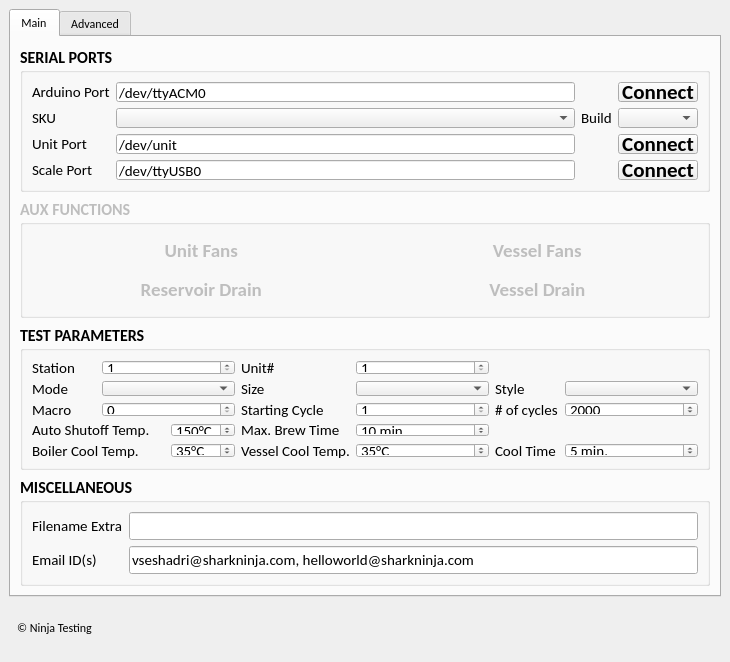
<?xml version="1.0" encoding="UTF-8"?>
<ui version="4.0">
 <author>Vikram Seshadri</author>
 <class>MainWindow</class>
 <widget class="QMainWindow" name="MainWindow">
  <property name="geometry">
   <rect>
    <x>0</x>
    <y>0</y>
    <width>730</width>
    <height>662</height>
   </rect>
  </property>
  <property name="minimumSize">
   <size>
    <width>461</width>
    <height>479</height>
   </size>
  </property>
  <property name="font">
   <font>
    <family>Calibri</family>
   </font>
  </property>
  <property name="windowTitle">
   <string>Coffee Life Test</string>
  </property>
  <property name="styleSheet">
   <string notr="true"/>
  </property>
  <property name="toolButtonStyle">
   <enum>Qt::ToolButtonIconOnly</enum>
  </property>
  <widget class="QWidget" name="centralwidget">
   <layout class="QGridLayout" name="gridLayout_5">
    <item row="0" column="0" colspan="3">
     <widget class="QTabWidget" name="TB_Main">
      <property name="currentIndex">
       <number>0</number>
      </property>
      <widget class="QWidget" name="tab">
       <attribute name="title">
        <string>Main</string>
       </attribute>
       <layout class="QGridLayout" name="gridLayout_6">
        <item row="0" column="0">
         <widget class="QGroupBox" name="GB_Serial">
          <property name="font">
           <font>
            <family>Calibri</family>
            <pointsize>12</pointsize>
            <weight>75</weight>
            <bold>true</bold>
           </font>
          </property>
          <property name="title">
           <string>SERIAL PORTS</string>
          </property>
          <layout class="QGridLayout" name="gridLayout">
           <item row="0" column="0">
            <widget class="QLabel" name="LB_ArduinoPort">
             <property name="font">
              <font>
               <family>Calibri</family>
               <pointsize>11</pointsize>
               <weight>50</weight>
               <italic>false</italic>
               <bold>false</bold>
              </font>
             </property>
             <property name="text">
              <string>Arduino Port</string>
             </property>
            </widget>
           </item>
           <item row="0" column="1">
            <widget class="QLineEdit" name="LE_Arduino_Port">
             <property name="font">
              <font>
               <family>Calibri</family>
               <pointsize>11</pointsize>
               <weight>50</weight>
               <bold>false</bold>
              </font>
             </property>
             <property name="text">
              <string>/dev/ttyACM0</string>
             </property>
            </widget>
           </item>
           <item row="0" column="3">
            <widget class="QPushButton" name="PB_Arduino_Connect">
             <property name="font">
              <font>
               <pointsize>16</pointsize>
              </font>
             </property>
             <property name="styleSheet">
              <string notr="true"/>
             </property>
             <property name="text">
              <string>Connect</string>
             </property>
             <property name="icon">
              <iconset>
               <normaloff>icon/connect.png</normaloff>
               <normalon>icon/disconnect.png</normalon>
               <selectedoff>icon/connect.png</selectedoff>
               <selectedon>icon/disconnect.png</selectedon>icon/connect.png</iconset>
             </property>
             <property name="iconSize">
              <size>
               <width>30</width>
               <height>25</height>
              </size>
             </property>
             <property name="shortcut">
              <string notr="true"/>
             </property>
             <property name="checkable">
              <bool>true</bool>
             </property>
             <property name="checked">
              <bool>false</bool>
             </property>
             <property name="flat">
              <bool>false</bool>
             </property>
            </widget>
           </item>
           <item row="1" column="0">
            <widget class="QLabel" name="LB_SKU">
             <property name="font">
              <font>
               <pointsize>11</pointsize>
               <weight>50</weight>
               <italic>false</italic>
               <bold>false</bold>
              </font>
             </property>
             <property name="text">
              <string>SKU</string>
             </property>
            </widget>
           </item>
           <item row="1" column="1">
            <widget class="QComboBox" name="CB_SKU">
             <property name="font">
              <font>
               <family>Calibri</family>
               <pointsize>12</pointsize>
               <weight>50</weight>
               <bold>false</bold>
              </font>
             </property>
            </widget>
           </item>
           <item row="1" column="2">
            <widget class="QLabel" name="LB_Build">
             <property name="font">
              <font>
               <pointsize>11</pointsize>
               <weight>50</weight>
               <italic>false</italic>
               <bold>false</bold>
              </font>
             </property>
             <property name="text">
              <string>Build</string>
             </property>
            </widget>
           </item>
           <item row="1" column="3">
            <widget class="QComboBox" name="CB_Build">
             <property name="font">
              <font>
               <family>Calibri</family>
               <pointsize>12</pointsize>
               <weight>50</weight>
               <bold>false</bold>
              </font>
             </property>
            </widget>
           </item>
           <item row="2" column="0">
            <widget class="QLabel" name="LB_UnitPort">
             <property name="font">
              <font>
               <family>Calibri</family>
               <pointsize>11</pointsize>
               <weight>50</weight>
               <italic>false</italic>
               <bold>false</bold>
              </font>
             </property>
             <property name="text">
              <string>Unit Port</string>
             </property>
            </widget>
           </item>
           <item row="2" column="1">
            <widget class="QLineEdit" name="LE_Unit_Port">
             <property name="font">
              <font>
               <pointsize>11</pointsize>
               <weight>50</weight>
               <bold>false</bold>
              </font>
             </property>
             <property name="text">
              <string>/dev/unit</string>
             </property>
            </widget>
           </item>
           <item row="2" column="3">
            <widget class="QPushButton" name="PB_Unit_Connect">
             <property name="font">
              <font>
               <pointsize>16</pointsize>
              </font>
             </property>
             <property name="text">
              <string>Connect</string>
             </property>
             <property name="icon">
              <iconset>
               <normaloff>icon/connect.png</normaloff>
               <normalon>icon/disconnect.png</normalon>
               <selectedoff>icon/connect.png</selectedoff>
               <selectedon>icon/disconnect.png</selectedon>icon/connect.png</iconset>
             </property>
             <property name="iconSize">
              <size>
               <width>30</width>
               <height>25</height>
              </size>
             </property>
             <property name="checkable">
              <bool>true</bool>
             </property>
            </widget>
           </item>
           <item row="3" column="0">
            <widget class="QLabel" name="LB_ScalePort">
             <property name="font">
              <font>
               <family>Calibri</family>
               <pointsize>11</pointsize>
               <weight>50</weight>
               <italic>false</italic>
               <bold>false</bold>
              </font>
             </property>
             <property name="text">
              <string>Scale Port</string>
             </property>
            </widget>
           </item>
           <item row="3" column="1">
            <widget class="QLineEdit" name="LE_Scale_Port">
             <property name="font">
              <font>
               <pointsize>11</pointsize>
               <weight>50</weight>
               <bold>false</bold>
              </font>
             </property>
             <property name="text">
              <string>/dev/ttyUSB0</string>
             </property>
            </widget>
           </item>
           <item row="3" column="3">
            <widget class="QPushButton" name="PB_Scale_Connect">
             <property name="font">
              <font>
               <pointsize>16</pointsize>
              </font>
             </property>
             <property name="text">
              <string>Connect</string>
             </property>
             <property name="icon">
              <iconset>
               <normaloff>icon/connect.png</normaloff>
               <normalon>icon/disconnect.png</normalon>
               <selectedoff>icon/connect.png</selectedoff>
               <selectedon>icon/disconnect.png</selectedon>icon/connect.png</iconset>
             </property>
             <property name="iconSize">
              <size>
               <width>30</width>
               <height>25</height>
              </size>
             </property>
             <property name="checkable">
              <bool>true</bool>
             </property>
            </widget>
           </item>
          </layout>
         </widget>
        </item>
        <item row="1" column="0">
         <widget class="QGroupBox" name="GB_Aux">
          <property name="enabled">
           <bool>false</bool>
          </property>
          <property name="font">
           <font>
            <family>Calibri</family>
            <pointsize>12</pointsize>
            <weight>75</weight>
            <bold>true</bold>
           </font>
          </property>
          <property name="styleSheet">
           <string notr="true"/>
          </property>
          <property name="title">
           <string>AUX FUNCTIONS</string>
          </property>
          <layout class="QGridLayout" name="gridLayout_2">
           <item row="1" column="0">
            <widget class="QPushButton" name="PB_UnitFans">
             <property name="minimumSize">
              <size>
               <width>0</width>
               <height>0</height>
              </size>
             </property>
             <property name="font">
              <font>
               <family>Calibri</family>
               <pointsize>14</pointsize>
               <weight>75</weight>
               <bold>true</bold>
              </font>
             </property>
             <property name="cursor">
              <cursorShape>PointingHandCursor</cursorShape>
             </property>
             <property name="styleSheet">
              <string notr="true"/>
             </property>
             <property name="text">
              <string>  Unit Fans</string>
             </property>
             <property name="icon">
              <iconset>
               <normaloff>icon/switch-off.png</normaloff>
               <normalon>icon/switch-on.png</normalon>
               <selectedoff>icon/switch-off.png</selectedoff>
               <selectedon>icon/switch-on.png</selectedon>icon/switch-off.png</iconset>
             </property>
             <property name="iconSize">
              <size>
               <width>50</width>
               <height>50</height>
              </size>
             </property>
             <property name="checkable">
              <bool>true</bool>
             </property>
             <property name="checked">
              <bool>false</bool>
             </property>
             <property name="flat">
              <bool>true</bool>
             </property>
            </widget>
           </item>
           <item row="1" column="1">
            <widget class="QPushButton" name="PB_VesselFans">
             <property name="font">
              <font>
               <family>Calibri</family>
               <pointsize>14</pointsize>
               <weight>75</weight>
               <bold>true</bold>
              </font>
             </property>
             <property name="cursor">
              <cursorShape>PointingHandCursor</cursorShape>
             </property>
             <property name="styleSheet">
              <string notr="true"/>
             </property>
             <property name="text">
              <string>  Vessel Fans</string>
             </property>
             <property name="icon">
              <iconset>
               <normaloff>icon/switch-off.png</normaloff>
               <normalon>icon/switch-on.png</normalon>
               <selectedoff>icon/switch-off.png</selectedoff>
               <selectedon>icon/switch-on.png</selectedon>icon/switch-off.png</iconset>
             </property>
             <property name="iconSize">
              <size>
               <width>50</width>
               <height>50</height>
              </size>
             </property>
             <property name="checkable">
              <bool>true</bool>
             </property>
             <property name="checked">
              <bool>false</bool>
             </property>
             <property name="default">
              <bool>false</bool>
             </property>
             <property name="flat">
              <bool>true</bool>
             </property>
            </widget>
           </item>
           <item row="3" column="1">
            <widget class="QPushButton" name="PB_VesselDrain">
             <property name="font">
              <font>
               <family>Calibri</family>
               <pointsize>14</pointsize>
               <weight>75</weight>
               <bold>true</bold>
              </font>
             </property>
             <property name="cursor">
              <cursorShape>PointingHandCursor</cursorShape>
             </property>
             <property name="styleSheet">
              <string notr="true"/>
             </property>
             <property name="text">
              <string>  Vessel Drain</string>
             </property>
             <property name="icon">
              <iconset>
               <normaloff>icon/switch-off.png</normaloff>
               <normalon>icon/switch-on.png</normalon>
               <selectedoff>icon/switch-off.png</selectedoff>
               <selectedon>icon/switch-on.png</selectedon>icon/switch-off.png</iconset>
             </property>
             <property name="iconSize">
              <size>
               <width>50</width>
               <height>50</height>
              </size>
             </property>
             <property name="checkable">
              <bool>true</bool>
             </property>
             <property name="flat">
              <bool>true</bool>
             </property>
            </widget>
           </item>
           <item row="3" column="0">
            <widget class="QPushButton" name="PB_ReservoirDrain">
             <property name="font">
              <font>
               <family>Calibri</family>
               <pointsize>14</pointsize>
               <weight>75</weight>
               <bold>true</bold>
              </font>
             </property>
             <property name="cursor">
              <cursorShape>PointingHandCursor</cursorShape>
             </property>
             <property name="styleSheet">
              <string notr="true"/>
             </property>
             <property name="text">
              <string>  Reservoir Drain</string>
             </property>
             <property name="icon">
              <iconset>
               <normaloff>icon/switch-off.png</normaloff>
               <normalon>icon/switch-on.png</normalon>
               <selectedoff>icon/switch-off.png</selectedoff>
               <selectedon>icon/switch-on.png</selectedon>icon/switch-off.png</iconset>
             </property>
             <property name="iconSize">
              <size>
               <width>50</width>
               <height>50</height>
              </size>
             </property>
             <property name="checkable">
              <bool>true</bool>
             </property>
             <property name="flat">
              <bool>true</bool>
             </property>
            </widget>
           </item>
          </layout>
         </widget>
        </item>
        <item row="2" column="0">
         <widget class="QGroupBox" name="GB_TestParam">
          <property name="enabled">
           <bool>true</bool>
          </property>
          <property name="font">
           <font>
            <family>Calibri</family>
            <pointsize>12</pointsize>
            <weight>75</weight>
            <bold>true</bold>
           </font>
          </property>
          <property name="title">
           <string>TEST PARAMETERS</string>
          </property>
          <layout class="QGridLayout" name="gridLayout_3">
           <item row="1" column="0">
            <widget class="QLabel" name="LB_Station">
             <property name="font">
              <font>
               <family>Calibri</family>
               <pointsize>11</pointsize>
               <weight>50</weight>
               <italic>false</italic>
               <bold>false</bold>
              </font>
             </property>
             <property name="text">
              <string>Station</string>
             </property>
            </widget>
           </item>
           <item row="1" column="1" colspan="2">
            <widget class="QDoubleSpinBox" name="DSB_Station">
             <property name="font">
              <font>
               <family>Calibri</family>
               <pointsize>11</pointsize>
               <weight>50</weight>
               <bold>false</bold>
              </font>
             </property>
             <property name="layoutDirection">
              <enum>Qt::LeftToRight</enum>
             </property>
             <property name="decimals">
              <number>0</number>
             </property>
             <property name="minimum">
              <double>1.000000000000000</double>
             </property>
            </widget>
           </item>
           <item row="2" column="0">
            <widget class="QLabel" name="LB_Mode">
             <property name="font">
              <font>
               <family>Calibri</family>
               <pointsize>11</pointsize>
               <weight>50</weight>
               <italic>false</italic>
               <bold>false</bold>
              </font>
             </property>
             <property name="text">
              <string>Mode</string>
             </property>
            </widget>
           </item>
           <item row="2" column="1" colspan="2">
            <widget class="QComboBox" name="CB_Mode">
             <property name="font">
              <font>
               <family>Calibri</family>
               <pointsize>11</pointsize>
               <weight>50</weight>
               <bold>false</bold>
              </font>
             </property>
             <property name="layoutDirection">
              <enum>Qt::LeftToRight</enum>
             </property>
             <property name="styleSheet">
              <string notr="true"/>
             </property>
            </widget>
           </item>
           <item row="1" column="3">
            <widget class="QLabel" name="LB_Unit">
             <property name="font">
              <font>
               <family>Calibri</family>
               <pointsize>11</pointsize>
               <weight>50</weight>
               <italic>false</italic>
               <bold>false</bold>
              </font>
             </property>
             <property name="text">
              <string>Unit#</string>
             </property>
            </widget>
           </item>
           <item row="2" column="3">
            <widget class="QLabel" name="LB_Size">
             <property name="font">
              <font>
               <family>Calibri</family>
               <pointsize>11</pointsize>
               <weight>50</weight>
               <italic>false</italic>
               <bold>false</bold>
              </font>
             </property>
             <property name="text">
              <string>Size</string>
             </property>
            </widget>
           </item>
           <item row="2" column="6">
            <widget class="QLabel" name="LB_Style">
             <property name="font">
              <font>
               <family>Calibri</family>
               <pointsize>11</pointsize>
               <weight>50</weight>
               <italic>false</italic>
               <bold>false</bold>
              </font>
             </property>
             <property name="text">
              <string>Style</string>
             </property>
            </widget>
           </item>
           <item row="3" column="0">
            <widget class="QLabel" name="LB_Macro">
             <property name="font">
              <font>
               <family>Calibri</family>
               <pointsize>11</pointsize>
               <weight>50</weight>
               <italic>false</italic>
               <bold>false</bold>
              </font>
             </property>
             <property name="text">
              <string>Macro</string>
             </property>
            </widget>
           </item>
           <item row="2" column="4" colspan="2">
            <widget class="QComboBox" name="CB_Size">
             <property name="font">
              <font>
               <family>Calibri</family>
               <pointsize>11</pointsize>
               <weight>50</weight>
               <bold>false</bold>
              </font>
             </property>
             <property name="layoutDirection">
              <enum>Qt::LeftToRight</enum>
             </property>
             <property name="styleSheet">
              <string notr="true"/>
             </property>
            </widget>
           </item>
           <item row="1" column="4" colspan="2">
            <widget class="QDoubleSpinBox" name="DSB_Unit">
             <property name="font">
              <font>
               <family>Calibri</family>
               <pointsize>11</pointsize>
               <weight>50</weight>
               <bold>false</bold>
              </font>
             </property>
             <property name="layoutDirection">
              <enum>Qt::LeftToRight</enum>
             </property>
             <property name="decimals">
              <number>0</number>
             </property>
             <property name="minimum">
              <double>1.000000000000000</double>
             </property>
            </widget>
           </item>
           <item row="4" column="0" colspan="2">
            <widget class="QLabel" name="LB_AutoshutoffTemp">
             <property name="font">
              <font>
               <family>Calibri</family>
               <pointsize>11</pointsize>
               <weight>50</weight>
               <italic>false</italic>
               <bold>false</bold>
              </font>
             </property>
             <property name="text">
              <string>Auto Shutoff Temp.</string>
             </property>
            </widget>
           </item>
           <item row="3" column="3">
            <widget class="QLabel" name="LB_StartCycle">
             <property name="font">
              <font>
               <family>Calibri</family>
               <pointsize>11</pointsize>
               <weight>50</weight>
               <italic>false</italic>
               <bold>false</bold>
              </font>
             </property>
             <property name="text">
              <string>Starting Cycle</string>
             </property>
             <property name="scaledContents">
              <bool>false</bool>
             </property>
             <property name="wordWrap">
              <bool>true</bool>
             </property>
             <property name="indent">
              <number>-1</number>
             </property>
            </widget>
           </item>
           <item row="3" column="4" colspan="2">
            <widget class="QDoubleSpinBox" name="DSB_StartCycle">
             <property name="font">
              <font>
               <family>Calibri</family>
               <pointsize>11</pointsize>
               <weight>50</weight>
               <italic>false</italic>
               <bold>false</bold>
              </font>
             </property>
             <property name="layoutDirection">
              <enum>Qt::LeftToRight</enum>
             </property>
             <property name="decimals">
              <number>0</number>
             </property>
             <property name="minimum">
              <double>1.000000000000000</double>
             </property>
             <property name="maximum">
              <double>9999.000000000000000</double>
             </property>
             <property name="value">
              <double>1.000000000000000</double>
             </property>
            </widget>
           </item>
           <item row="4" column="2">
            <widget class="QDoubleSpinBox" name="DSB_AutoshutoffTemp">
             <property name="font">
              <font>
               <family>Calibri</family>
               <pointsize>11</pointsize>
               <weight>50</weight>
               <bold>false</bold>
              </font>
             </property>
             <property name="layoutDirection">
              <enum>Qt::LeftToRight</enum>
             </property>
             <property name="suffix">
              <string>°C</string>
             </property>
             <property name="decimals">
              <number>0</number>
             </property>
             <property name="minimum">
              <double>50.000000000000000</double>
             </property>
             <property name="maximum">
              <double>300.000000000000000</double>
             </property>
             <property name="value">
              <double>150.000000000000000</double>
             </property>
            </widget>
           </item>
           <item row="4" column="4" colspan="2">
            <widget class="QDoubleSpinBox" name="DSB_MaxBrewTime">
             <property name="font">
              <font>
               <family>Calibri</family>
               <pointsize>11</pointsize>
               <weight>50</weight>
               <bold>false</bold>
              </font>
             </property>
             <property name="layoutDirection">
              <enum>Qt::LeftToRight</enum>
             </property>
             <property name="suffix">
              <string> min.</string>
             </property>
             <property name="decimals">
              <number>0</number>
             </property>
             <property name="minimum">
              <double>1.000000000000000</double>
             </property>
             <property name="maximum">
              <double>100.000000000000000</double>
             </property>
             <property name="value">
              <double>10.000000000000000</double>
             </property>
            </widget>
           </item>
           <item row="5" column="4" colspan="2">
            <widget class="QDoubleSpinBox" name="DSB_VesselTemp">
             <property name="font">
              <font>
               <family>Calibri</family>
               <pointsize>11</pointsize>
               <weight>50</weight>
               <bold>false</bold>
              </font>
             </property>
             <property name="layoutDirection">
              <enum>Qt::LeftToRight</enum>
             </property>
             <property name="suffix">
              <string>°C</string>
             </property>
             <property name="decimals">
              <number>0</number>
             </property>
             <property name="minimum">
              <double>20.000000000000000</double>
             </property>
             <property name="maximum">
              <double>300.000000000000000</double>
             </property>
             <property name="value">
              <double>35.000000000000000</double>
             </property>
            </widget>
           </item>
           <item row="5" column="3">
            <widget class="QLabel" name="LB_VesselTemp">
             <property name="font">
              <font>
               <family>Calibri</family>
               <pointsize>11</pointsize>
               <weight>50</weight>
               <italic>false</italic>
               <bold>false</bold>
              </font>
             </property>
             <property name="text">
              <string>Vessel Cool Temp.</string>
             </property>
             <property name="wordWrap">
              <bool>true</bool>
             </property>
            </widget>
           </item>
           <item row="5" column="6">
            <widget class="QLabel" name="LB_CoolTime">
             <property name="font">
              <font>
               <family>Calibri</family>
               <pointsize>11</pointsize>
               <weight>50</weight>
               <italic>false</italic>
               <bold>false</bold>
              </font>
             </property>
             <property name="text">
              <string>Cool Time</string>
             </property>
            </widget>
           </item>
           <item row="5" column="2">
            <widget class="QDoubleSpinBox" name="DSB_BoilerTemp">
             <property name="font">
              <font>
               <family>Calibri</family>
               <pointsize>11</pointsize>
               <weight>50</weight>
               <bold>false</bold>
              </font>
             </property>
             <property name="layoutDirection">
              <enum>Qt::LeftToRight</enum>
             </property>
             <property name="suffix">
              <string>°C</string>
             </property>
             <property name="decimals">
              <number>0</number>
             </property>
             <property name="minimum">
              <double>20.000000000000000</double>
             </property>
             <property name="maximum">
              <double>300.000000000000000</double>
             </property>
             <property name="value">
              <double>35.000000000000000</double>
             </property>
            </widget>
           </item>
           <item row="5" column="0" colspan="2">
            <widget class="QLabel" name="LB_BoilerTemp">
             <property name="font">
              <font>
               <family>Calibri</family>
               <pointsize>11</pointsize>
               <weight>50</weight>
               <italic>false</italic>
               <bold>false</bold>
              </font>
             </property>
             <property name="text">
              <string>Boiler Cool Temp.</string>
             </property>
             <property name="wordWrap">
              <bool>true</bool>
             </property>
            </widget>
           </item>
           <item row="3" column="6">
            <widget class="QLabel" name="LB_CycleCount">
             <property name="font">
              <font>
               <family>Calibri</family>
               <pointsize>11</pointsize>
               <weight>50</weight>
               <italic>false</italic>
               <bold>false</bold>
              </font>
             </property>
             <property name="text">
              <string># of cycles</string>
             </property>
             <property name="scaledContents">
              <bool>false</bool>
             </property>
             <property name="wordWrap">
              <bool>true</bool>
             </property>
             <property name="indent">
              <number>-1</number>
             </property>
            </widget>
           </item>
           <item row="4" column="3">
            <widget class="QLabel" name="LB_MaxBrewTime">
             <property name="font">
              <font>
               <family>Calibri</family>
               <pointsize>11</pointsize>
               <weight>50</weight>
               <italic>false</italic>
               <bold>false</bold>
              </font>
             </property>
             <property name="toolTip">
              <string>Maximum time until coffee machine can run per brew. </string>
             </property>
             <property name="text">
              <string>Max. Brew Time</string>
             </property>
             <property name="wordWrap">
              <bool>true</bool>
             </property>
            </widget>
           </item>
           <item row="3" column="1" colspan="2">
            <widget class="QDoubleSpinBox" name="DSB_Macro">
             <property name="font">
              <font>
               <family>Calibri</family>
               <pointsize>11</pointsize>
               <weight>50</weight>
               <italic>false</italic>
               <bold>false</bold>
              </font>
             </property>
             <property name="layoutDirection">
              <enum>Qt::LeftToRight</enum>
             </property>
             <property name="decimals">
              <number>0</number>
             </property>
             <property name="minimum">
              <double>0.000000000000000</double>
             </property>
             <property name="value">
              <double>0.000000000000000</double>
             </property>
            </widget>
           </item>
           <item row="5" column="7" colspan="2">
            <widget class="QDoubleSpinBox" name="DSB_CoolTime">
             <property name="font">
              <font>
               <family>Calibri</family>
               <pointsize>11</pointsize>
               <weight>50</weight>
               <bold>false</bold>
              </font>
             </property>
             <property name="layoutDirection">
              <enum>Qt::LeftToRight</enum>
             </property>
             <property name="suffix">
              <string> min.</string>
             </property>
             <property name="decimals">
              <number>0</number>
             </property>
             <property name="minimum">
              <double>1.000000000000000</double>
             </property>
             <property name="maximum">
              <double>100.000000000000000</double>
             </property>
             <property name="value">
              <double>5.000000000000000</double>
             </property>
            </widget>
           </item>
           <item row="3" column="7" colspan="2">
            <widget class="QDoubleSpinBox" name="DSB_CycleCount">
             <property name="font">
              <font>
               <family>Calibri</family>
               <pointsize>11</pointsize>
               <weight>50</weight>
               <italic>false</italic>
               <bold>false</bold>
              </font>
             </property>
             <property name="layoutDirection">
              <enum>Qt::LeftToRight</enum>
             </property>
             <property name="decimals">
              <number>0</number>
             </property>
             <property name="minimum">
              <double>1.000000000000000</double>
             </property>
             <property name="maximum">
              <double>9999.000000000000000</double>
             </property>
             <property name="value">
              <double>2000.000000000000000</double>
             </property>
            </widget>
           </item>
           <item row="2" column="7" colspan="2">
            <widget class="QComboBox" name="CB_Style">
             <property name="font">
              <font>
               <family>Calibri</family>
               <pointsize>11</pointsize>
               <weight>50</weight>
               <bold>false</bold>
              </font>
             </property>
             <property name="layoutDirection">
              <enum>Qt::LeftToRight</enum>
             </property>
             <property name="styleSheet">
              <string notr="true"/>
             </property>
            </widget>
           </item>
          </layout>
         </widget>
        </item>
        <item row="3" column="0">
         <widget class="QGroupBox" name="GB_Misc">
          <property name="enabled">
           <bool>true</bool>
          </property>
          <property name="font">
           <font>
            <family>Calibri</family>
            <pointsize>12</pointsize>
            <weight>75</weight>
            <bold>true</bold>
           </font>
          </property>
          <property name="title">
           <string>MISCELLANEOUS</string>
          </property>
          <layout class="QGridLayout" name="gridLayout_4">
           <item row="0" column="0">
            <widget class="QLabel" name="LB_Filename">
             <property name="font">
              <font>
               <family>Calibri</family>
               <pointsize>11</pointsize>
               <weight>50</weight>
               <italic>false</italic>
               <bold>false</bold>
              </font>
             </property>
             <property name="text">
              <string>Filename Extra</string>
             </property>
            </widget>
           </item>
           <item row="0" column="1">
            <widget class="QLineEdit" name="LE_Filename">
             <property name="font">
              <font>
               <family>Calibri</family>
               <pointsize>11</pointsize>
               <weight>50</weight>
               <bold>false</bold>
              </font>
             </property>
             <property name="toolTip">
              <string>&lt;html&gt;&lt;head/&gt;&lt;body&gt;&lt;p&gt;Will get added to the end of the file name. &lt;span style=&quot; font-family:'JetBrains Mono,monospace'; color:#000000;&quot;&gt;*Do not use the following characters: / \: * ? &amp;quot; &amp;lt; &amp;gt; |&lt;/span&gt;&lt;/p&gt;&lt;/body&gt;&lt;/html&gt;</string>
             </property>
             <property name="text">
              <string/>
             </property>
            </widget>
           </item>
           <item row="1" column="0">
            <widget class="QLabel" name="LB_Email">
             <property name="font">
              <font>
               <family>Calibri</family>
               <pointsize>11</pointsize>
               <weight>50</weight>
               <italic>false</italic>
               <bold>false</bold>
              </font>
             </property>
             <property name="text">
              <string>Email ID(s)</string>
             </property>
            </widget>
           </item>
           <item row="1" column="1">
            <widget class="QLineEdit" name="LE_Email">
             <property name="font">
              <font>
               <family>Calibri</family>
               <pointsize>11</pointsize>
               <weight>50</weight>
               <bold>false</bold>
              </font>
             </property>
             <property name="toolTip">
              <string>Add comma (,) after each email address for multiple emails</string>
             </property>
             <property name="text">
              <string>vseshadri@sharkninja.com, helloworld@sharkninja.com</string>
             </property>
            </widget>
           </item>
          </layout>
         </widget>
        </item>
       </layout>
      </widget>
      <widget class="QWidget" name="tab_2">
       <attribute name="title">
        <string>Advanced</string>
       </attribute>
      </widget>
     </widget>
    </item>
    <item row="1" column="0">
     <widget class="QLabel" name="LB_Copyright">
      <property name="font">
       <font>
        <pointsize>9</pointsize>
       </font>
      </property>
      <property name="text">
       <string>   © Ninja Testing</string>
      </property>
     </widget>
    </item>
    <item row="1" column="2">
     <widget class="QPushButton" name="PB_Quit">
      <property name="enabled">
       <bool>true</bool>
      </property>
      <property name="sizePolicy">
       <sizepolicy hsizetype="Maximum" vsizetype="Maximum">
        <horstretch>20</horstretch>
        <verstretch>10</verstretch>
       </sizepolicy>
      </property>
      <property name="minimumSize">
       <size>
        <width>20</width>
        <height>50</height>
       </size>
      </property>
      <property name="font">
       <font>
        <family>Calibri</family>
        <pointsize>12</pointsize>
        <weight>75</weight>
        <bold>true</bold>
       </font>
      </property>
      <property name="cursor">
       <cursorShape>PointingHandCursor</cursorShape>
      </property>
      <property name="toolTip">
       <string>Quit</string>
      </property>
      <property name="text">
       <string/>
      </property>
      <property name="icon">
       <iconset>
        <normaloff>icon/quit.png</normaloff>
        <selectedoff>icon/quit.png</selectedoff>icon/quit.png</iconset>
      </property>
      <property name="iconSize">
       <size>
        <width>50</width>
        <height>70</height>
       </size>
      </property>
      <property name="checkable">
       <bool>true</bool>
      </property>
      <property name="autoDefault">
       <bool>false</bool>
      </property>
      <property name="default">
       <bool>false</bool>
      </property>
      <property name="flat">
       <bool>true</bool>
      </property>
     </widget>
    </item>
    <item row="1" column="1">
     <widget class="QPushButton" name="PB_Start_Stop">
      <property name="enabled">
       <bool>false</bool>
      </property>
      <property name="sizePolicy">
       <sizepolicy hsizetype="Maximum" vsizetype="Maximum">
        <horstretch>0</horstretch>
        <verstretch>0</verstretch>
       </sizepolicy>
      </property>
      <property name="minimumSize">
       <size>
        <width>20</width>
        <height>50</height>
       </size>
      </property>
      <property name="font">
       <font>
        <family>Calibri</family>
        <pointsize>12</pointsize>
        <weight>75</weight>
        <bold>true</bold>
       </font>
      </property>
      <property name="cursor">
       <cursorShape>PointingHandCursor</cursorShape>
      </property>
      <property name="toolTip">
       <string>Start/Stop</string>
      </property>
      <property name="text">
       <string/>
      </property>
      <property name="icon">
       <iconset>
        <normaloff>icon/play.png</normaloff>
        <normalon>icon/stop.png</normalon>icon/play.png</iconset>
      </property>
      <property name="iconSize">
       <size>
        <width>50</width>
        <height>70</height>
       </size>
      </property>
      <property name="checkable">
       <bool>true</bool>
      </property>
      <property name="flat">
       <bool>true</bool>
      </property>
     </widget>
    </item>
   </layout>
   <zorder>PB_Quit</zorder>
   <zorder>PB_Start_Stop</zorder>
   <zorder>LB_Copyright</zorder>
   <zorder>TB_Main</zorder>
  </widget>
 </widget>
 <resources/>
 <connections/>
 <designerdata>
  <property name="gridDeltaX">
   <number>10</number>
  </property>
  <property name="gridDeltaY">
   <number>10</number>
  </property>
  <property name="gridSnapX">
   <bool>true</bool>
  </property>
  <property name="gridSnapY">
   <bool>true</bool>
  </property>
  <property name="gridVisible">
   <bool>true</bool>
  </property>
 </designerdata>
</ui>
